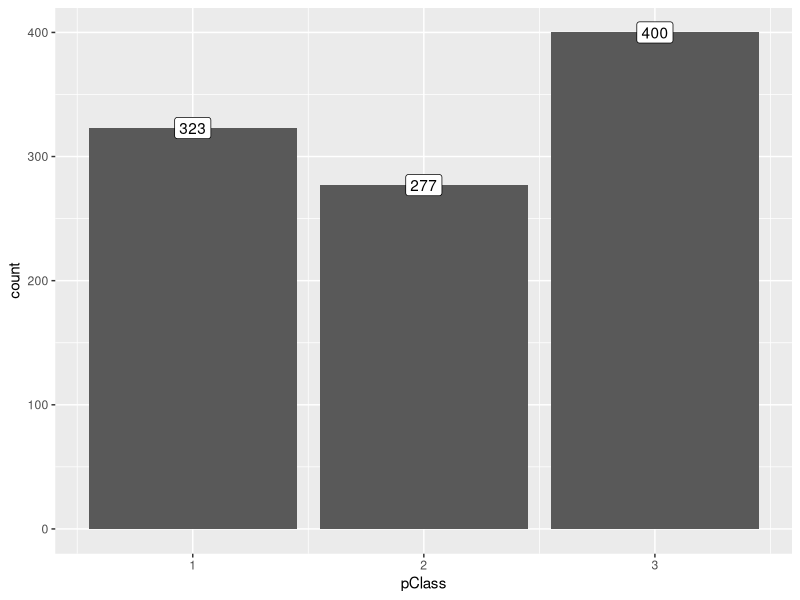
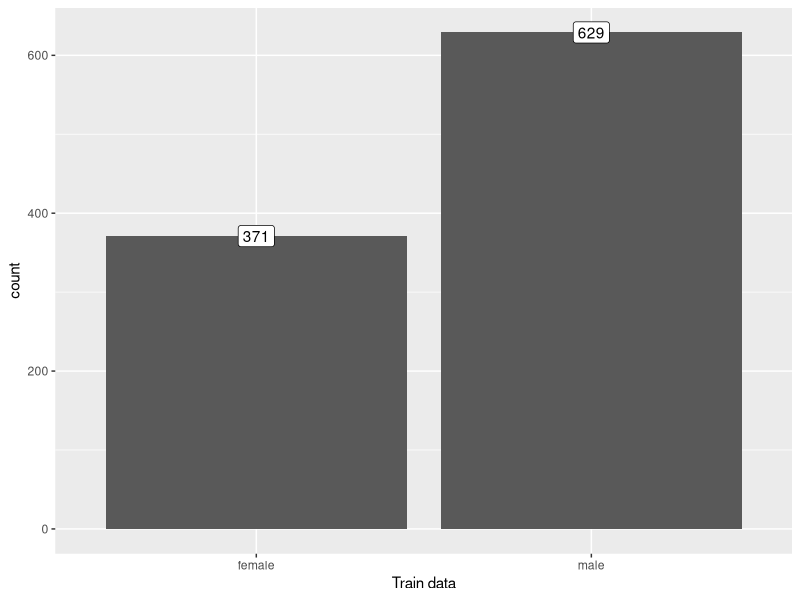
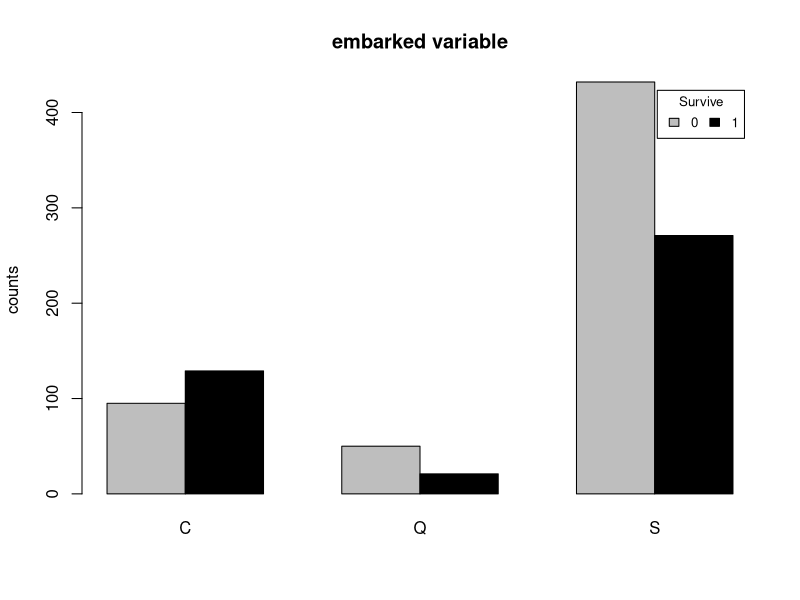
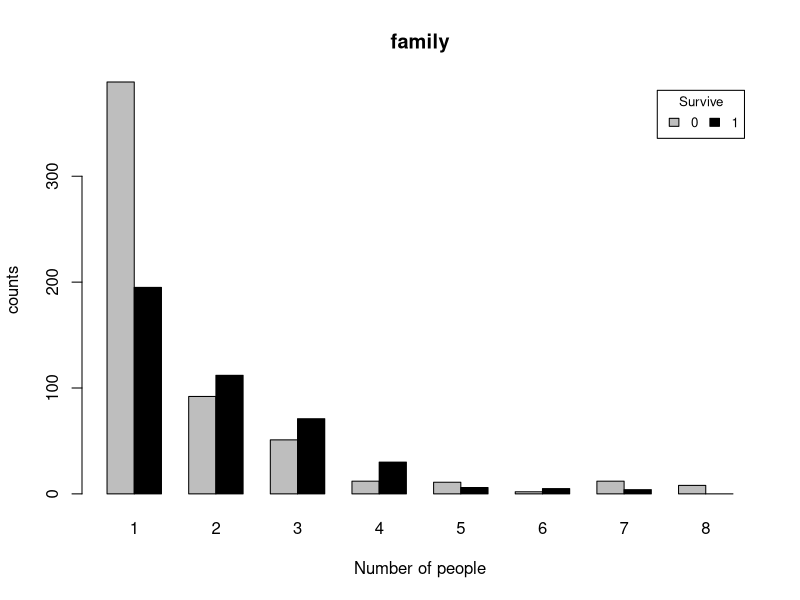

The R source for these figures, in order:
library(magrittr)
library(ggplot2)

# Read the titanicTrain data and store it in train

train <- read.csv("titanicTrain.csv")
train <- train[c(1:1000),]

# Train data 上面的NA
str(train)
sapply(train, function(x) {sum(is.na(x))})


# Pclass 
ggplot(train[!is.na(train$survived),], aes(x = pclass, fill = survived)) +
  geom_bar(stat='count', position='dodge') + labs(x = 'pClass') +
  theme(legend.position="none") + theme_grey() +
  geom_label(stat='count', aes(label=..count..))
  
# Sex
ggplot(train[!is.na(train$survived),], aes(x = sex, fill = survived)) +
  geom_bar(stat='count', position='dodge') + theme_grey() +
  labs(x = 'Train data') +
  geom_label(stat='count', aes(label=..count..))

## embarked ##
train$embarked <- train$embarked %>% as.factor
summary(train$embarked[train$survived==0])
summary(train$embarked[train$survived==1])
embark <- cbind(summary(train$embarked[train$survived==0]),summary(train$embarked[train$survived==1]))
embark <- embark[-1,] %>% t
rownames(embark) <- c("0","1")

barplot(embark,col=c("gray","black"),main="embarked variable",beside=TRUE,ylab="counts")
legend("topright", inset=.02,title="Survive",
       c("0","1"), fill=c("gray","black"), horiz=TRUE, cex=0.8)

## family = sibsp + parch + 1  ##

family <- train$parch + train$sibsp + 1
train <- cbind(train,family)

ps0 <- train$family[train$survived==0] %>% as.factor %>% summary
ps1 <- train$family[train$survived==1] %>% as.factor %>% summary %>% c(.,0)
family <- rbind(ps0,ps1)
rm(ps0)
rm(ps1)

barplot(family,col=c("gray","black"),main="family",beside=TRUE,ylab="counts",xlab="Number of people")
legend("topright", inset=.02,title="Survive",
       c("0","1"), fill=c("gray","black"), horiz=TRUE, cex=0.8)



#load data
train <- read.csv("titanicTrain.csv", stringsAsFactors = F, na.strings = c("NA", ""))
test <- read.csv("titanicQuestion.csv", stringsAsFactors = F, na.strings = c("NA", ""))
train <- train[c(1:1000),]
#bind the data
all <- rbind(train, test)
#as factor
all$sex <- as.factor(all$sex)
all$survived <- as.factor(all$survived)

#--------boat variables

#plot b1, find out that the survived condition of "every boat"
#plot b2, see if there's anyone who survived without boat
# and who died on boat

#first we rename all boats with number 1 to 28
#tranfer original boat numbers to 1:27, 28 refer to NA  
all$boat[all$boat == "5 7"] <- "17"
all$boat[all$boat == "5 9"] <- "18"
all$boat[all$boat == "8 10"] <- "19"
all$boat[all$boat == "13 15"] <- "20"
all$boat[all$boat == "13 15 B"] <- "21"
all$boat[all$boat == "15 16"] <- "22"
all$boat[all$boat == "A"] <- "23"
all$boat[all$boat == "B"] <- "24"
all$boat[all$boat == "C"] <- "25"
all$boat[all$boat == "D"] <- "26"
all$boat[all$boat == "C D"] <- "27"
all$boat[is.na(all$boat)] <- "28"

#escape = 1 refer to the refugee who successfully took on boat
all$escape[all$boat != "28"] <- "1"
all$escape[all$boat == "28"] <- "0"
#see if taking boat is highly related survived
b1 <- ggplot(all[!is.na(all$survived),], aes(x = escape, fill = survived)) +
  geom_bar(stat='count', position='dodge') + theme_grey() +
  labs(x = 'escape from ship') +
  geom_label(stat='count', aes(label=..count..))


#subset of those who took on boat
survived_boat <- subset(all, all$boat != "28")
#see if there anyone who took on boat and didn't survive 
b2 <- ggplot(survived_boat[!is.na(survived_boat$survived),], aes(x = boat, fill = survived)) +
  geom_bar(stat='count', position='dodge') +
  labs(x = 'boat_survive') + theme_grey()




